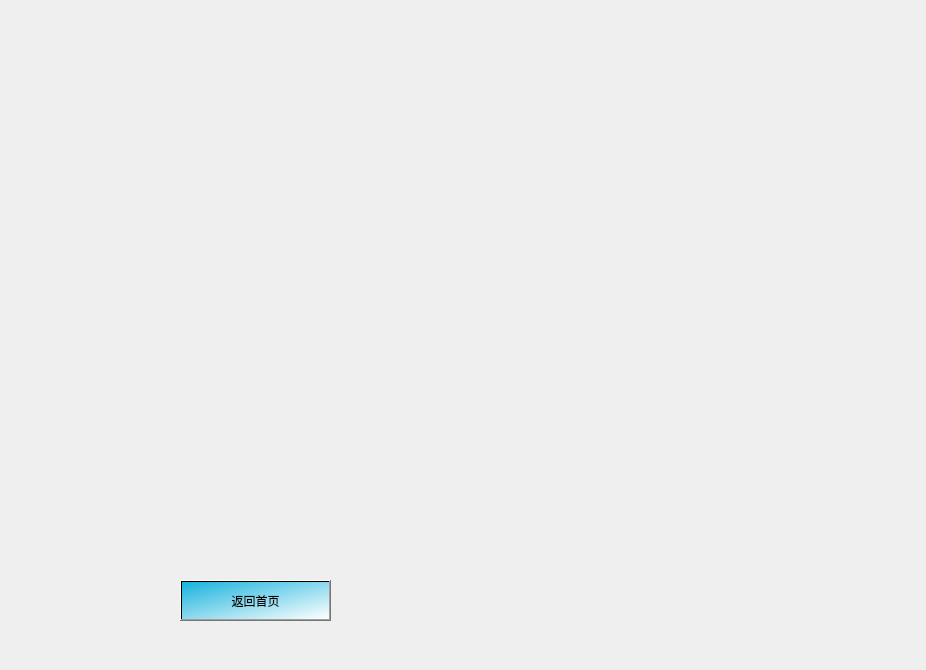
<?xml version="1.0" encoding="UTF-8"?>
<ui version="4.0">
 <class>PredictWindow</class>
 <widget class="QWidget" name="PredictWindow">
  <property name="geometry">
   <rect>
    <x>0</x>
    <y>0</y>
    <width>926</width>
    <height>670</height>
   </rect>
  </property>
  <property name="windowTitle">
   <string>Form</string>
  </property>
  <widget class="QPushButton" name="returnButton">
   <property name="geometry">
    <rect>
     <x>180</x>
     <y>580</y>
     <width>151</width>
     <height>41</height>
    </rect>
   </property>
   <property name="styleSheet">
    <string notr="true">font: 700 18pt &quot;微软雅黑&quot;;

background-color: qlineargradient(spread:pad, x1:0, y1:0, x2:1, y2:1, stop:0 rgba(24, 179, 220, 255), stop:1 rgba(255, 255, 255, 255));</string>
   </property>
   <property name="text">
    <string>返回首页</string>
   </property>
  </widget>
 </widget>
 <resources/>
 <connections/>
</ui>
